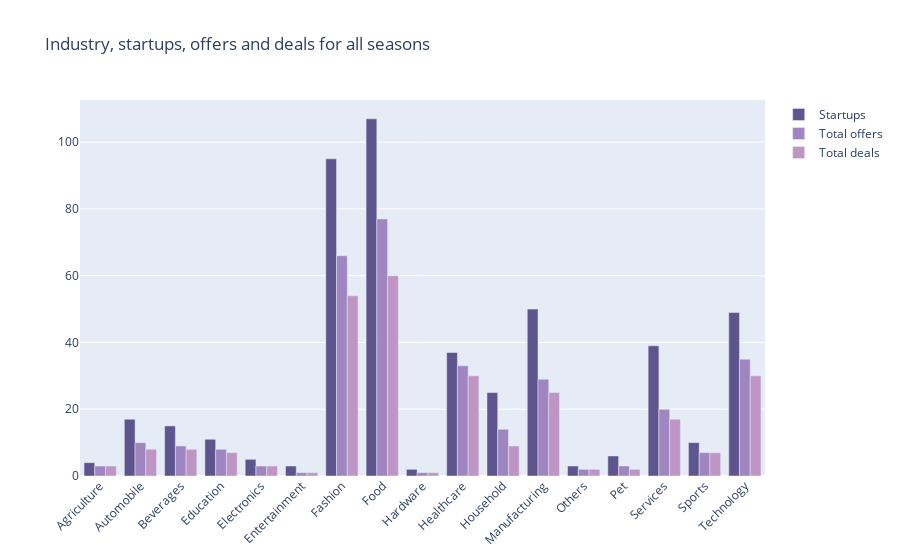

Here is the notebook cell this chart was saved with:
### Code cell
# Plot for industry, startups, offers and deals for all seasons

industry = startup_deals.index
startups = startup_deals.values[:, 0]
offers = startup_deals.values[:, 1]
deals = startup_deals.values[:, 2]

fig = go.Figure()
fig.add_trace(go.Bar(
    x=industry,
    y=startups,
    name='Startups',
    marker_color='#5e548e'
))

fig.add_trace(go.Bar(
    x=industry,
    y=offers,
    name='Total offers',
    marker_color='#9f86c0'
))

fig.add_trace(go.Bar(
    x=industry,
    y=deals,
    name='Total deals',
    marker_color='#be95c4'
))

fig.update_layout(
    barmode='group', 
    xaxis_tickangle=-45, 
    title="Industry, startups, offers and deals for all seasons"
)

fig.show()

### Figure 1 — Plotly figure (JSON) as saved in the notebook; plotly's stock layout.template omitted (floating-point values rounded to 4 significant figures)
{"data": [{"marker": {"color": "#5e548e"}, "name": "Startups", "type": "bar", "x": ["Agriculture", "Automobile", "Beverages", "Education", "Electronics", "Entertainment", "Fashion", "Food", "Hardware", "Healthcare", "Household", "Manufacturing", "Others", "Pet", "Services", "Sports", "Technology"], "y": [4, 17, 15, 11, 5, 3, 95, 107, 2, 37, 25, 50, 3, 6, 39, 10, 49]}, {"marker": {"color": "#9f86c0"}, "name": "Total offers", "type": "bar", "x": ["Agriculture", "Automobile", "Beverages", "Education", "Electronics", "Entertainment", "Fashion", "Food", "Hardware", "Healthcare", "Household", "Manufacturing", "Others", "Pet", "Services", "Sports", "Technology"], "y": [3, 10, 9, 8, 3, 1, 66, 77, 1, 33, 14, 29, 2, 3, 20, 7, 35]}, {"marker": {"color": "#be95c4"}, "name": "Total deals", "type": "bar", "x": ["Agriculture", "Automobile", "Beverages", "Education", "Electronics", "Entertainment", "Fashion", "Food", "Hardware", "Healthcare", "Household", "Manufacturing", "Others", "Pet", "Services", "Sports", "Technology"], "y": [3, 8, 8, 7, 3, 1, 54, 60, 1, 30, 9, 25, 2, 2, 17, 7, 30]}], "layout": {"autosize": true, "barmode": "group", "title": {"text": "Industry, startups, offers and deals for all seasons"}, "xaxis": {"autorange": true, "range": [-0.5, 16.5], "tickangle": -45, "type": "category"}, "yaxis": {"autorange": true, "range": [0, 112.6], "type": "linear"}}}
